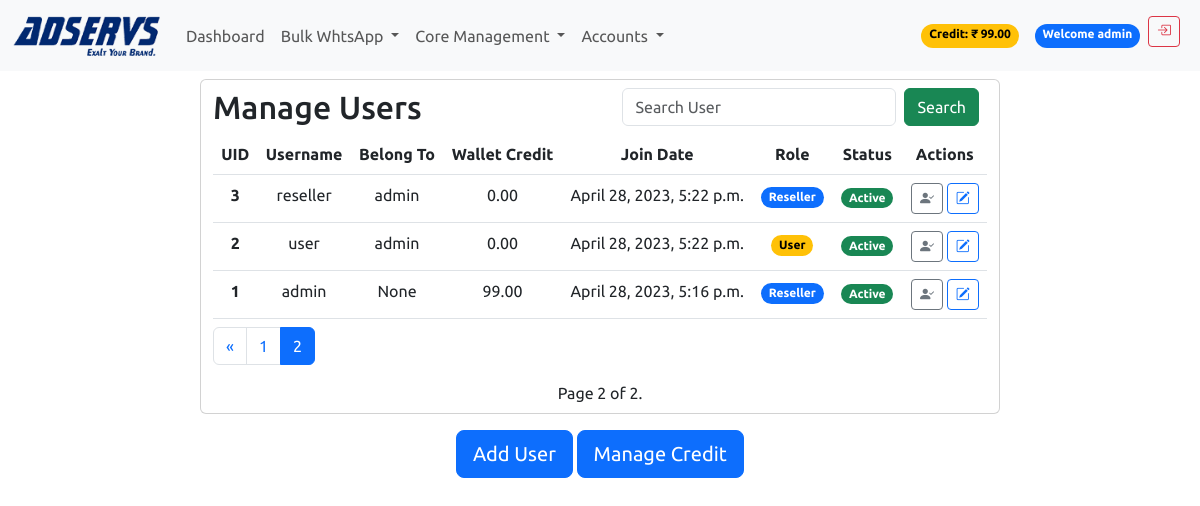
/manageUsers/?page_number=2 (signed in), run on an earlier commit of the app's database.
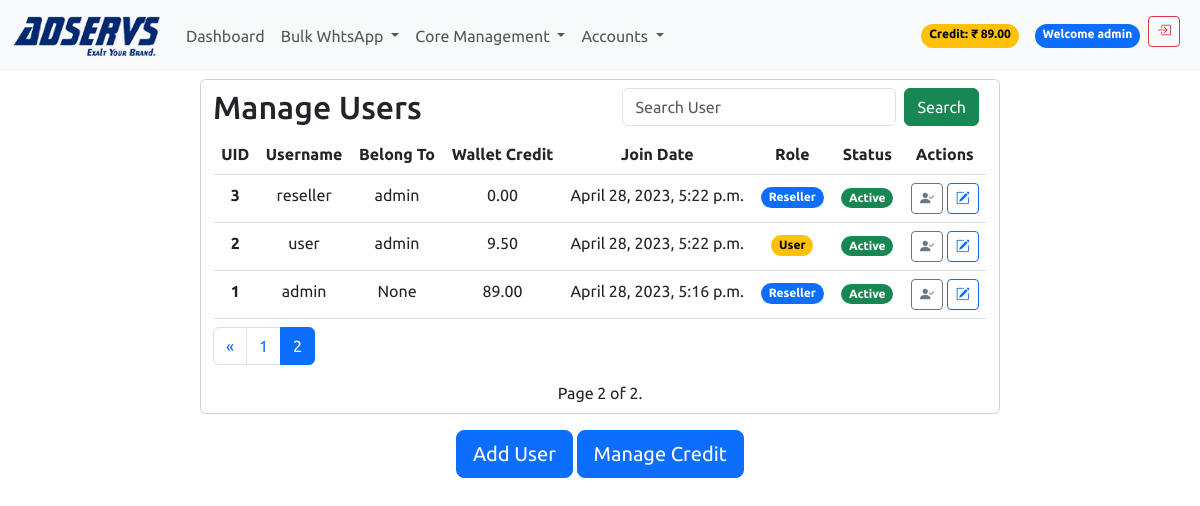
And on a later commit of the database.
### accounts/models.py (models this page shows, shortened)
class Account(AbstractBaseUser):
    email = models.EmailField(unique=True)
    username = models.CharField(unique=True, max_length=20)
    first_name = models.CharField(max_length=50)
    last_name = models.CharField(max_length=50)
    phone_number = models.CharField(max_length=50)
    company_name = models.CharField(max_length=50)
    gst_number = models.CharField(max_length=50)
    address = models.CharField(max_length=50)
    city = models.CharField(max_length=50)
    state = models.CharField(max_length=50)
    pincode = models.CharField(max_length=50)
    country = models.CharField(max_length=50)
    date_joined = models.DateTimeField(auto_now_add=True)
    last_login = models.DateTimeField(auto_now_add=True)
    is_active = models.BooleanField(default=True)
    is_staff = models.BooleanField(default=False)
    is_superuser = models.BooleanField(default=False)
    is_reseller = models.BooleanField(default=False)
    whtsapp_app = models.BooleanField(default=True)
    voice_app = models.BooleanField(default=False)
    reseller = models.ForeignKey('self', on_delete=models.CASCADE, null=True, blank=True, related_name='belongs_to')
    wallet_balance = models.DecimalField(max_digits=10, decimal_places=2, default=0)
    objects = AccountManager()
    USERNAME_FIELD = 'email'
    REQUIRED_FIELDS = ['username']
    def __str__(self):
        return self.username

### usermanagement/views.py (the view)
# urls.py: path('manageUsers/', views.manage_users, name='manageUsers'),
@login_required(login_url=my_login_url)
def manage_users(request):
    reseller = request.user
    if not reseller.is_reseller:
        return HttpResponseForbidden()
    if request.user.is_superuser:
        users = Account.objects.all().order_by('-date_joined')
    elif request.user.is_reseller:
        users = Account.objects.filter(reseller=request.user).order_by('-date_joined')
    else:
        users = Account.objects.filter(id=request.user.id).order_by('-date_joined')
    search_query = request.GET.get('q')
    if search_query:
        users = users.filter(
            Q(id__icontains=search_query)|
            Q(username__icontains=search_query)
            )
    page_number = request.GET.get('page_number', 1)
    users_per_page = 5
    paginator = Paginator(users, users_per_page)
    try:
        users = paginator.page(page_number)
    except PageNotAnInteger:
        users = paginator.page(1)
    except EmptyPage:
        users = paginator.page(paginator.num_pages)
    context = {
        'reseller': reseller,
        'users': users,
        "site": "Manage Users",
        }
    return render(request, 'usermanagement/manage_users.html', context)

### templates/usermanagement/manage_users.html (shortened to what this page needs)
{% extends 'base.html' %}
{% load static %}
{% block content %}
{% include 'includes/navbar.html' %}
<div class="container table-responsive text-center card col-sm-8 my-2 py-2">
  <h2 class="d-flex align-items-center justify-content-between">Manage Users
    <form class="d-flex align-items-center" method="GET" action="">
      <div class="form-group">
        <input type="search" name="q" class="form-control" placeholder="Search User">
      </div>
      <button type="submit" class="btn btn-success mx-2">Search</button>
    </form>
  </h2>
  <table class="table m-auto table-hover mb-2">
    <thead>
      <tr>
        <th scope="col">UID</th>
        <th scope="col">Username</th>
        <th scope="col">Belong To</th>
        <th scope="col">Wallet Credit</th>
        <th scope="col">Join Date</th>
        <th scope="col">Role</th>
        <th scope="col">Status</th>
        <th scope="col">Actions</th>
      </tr>
    </thead>
    {% if users %}
    {% for user in users %}
    <tbody>
      <tr>
        <th scope="row">{{ user.id }}</th>
        <td>{{ user.username }}</td>
        <td>{{ user.reseller }}</td>
        <td>{{ user.wallet_balance }}</td>
        <td>{{ user.date_joined }}</td>
        <td>
          {% if user.is_reseller %}
            <span class="badge rounded-pill text-bg-primary">Reseller</span>
          {% else %}
            <span class="badge rounded-pill text-bg-warning">User</span>{% endif %}
        </td>
        <td>
          <form action="{% url 'updateUserStatus' user.id %}" method="POST">
            {% if user.is_active %}
            <button type="submit" class="btn btn-link p-0" data-user-id="{{ user.id }}"
              data-status="{{ user.is_active }}"
              onclick="return confirm('Are you sure you want to inactivate this user?')">
              <span class="badge rounded-pill text-bg-success">Active</span>
            </button>
            {% else %}
            <button type="submit" class="btn btn-link p-0" data-user-id="{{ user.id }}"
              data-status="{{ user.is_active }}"
              onclick="return confirm('Are you sure you want to activate this user?')">
              <span class="badge rounded-pill text-bg-danger">Inactive</span>
            </button>
            {% endif %}
          </form>
        </td>
        <td>
          <a target="_incognito" href="{% url 'loginAsUser' user.id %}" class="btn btn-outline-secondary btn-sm"
          data-bs-toggle="tooltip" data-bs-placement="top" data-bs-title="Login As User">
            <i class="bi bi-person-check-fill"></i>
          </a>
          <button class="btn btn-outline-primary btn-sm" type="button" data-bs-toggle="offcanvas"
          data-bs-target="#offcanvasRight" aria-controls="offcanvasRight">
            <i class="bi bi-pencil-square" data-bs-toggle="tooltip" data-bs-placement="top" data-bs-title="Assign Permissions"></i>
          </button>
        </td>
      </tr>
    </tbody>
    {% endfor %}
    {% endif %}
  </table>
  <nav aria-label="Page navigation example">
    <ol class="pagination">
      {% if users.has_previous %}
      <li class="page-item">
        <a class="page-link" href="{% url 'manageUsers' %}?page_number={{ users.previous_page_number }}"
          aria-label="Previous">
          <span aria-hidden="true">&laquo;</span>
        </a>
      </li>
      {% endif %}
      {% for num in users.paginator.page_range %}
      {% if num == users.number %}
      <li class="page-item active"><a class="page-link" href="#">{{ num }}</a></li>
      {% elif num > users.number|add:-3 and num < users.number|add:3 %} <li class="page-item"><a class="page-link"
          href="{% url 'manageUsers' %}?page_number={{ num }}">{{ num }}</a></li>
        {% endif %}
        {% endfor %}
    </ol>
    <span class="current">
      Page {{ users.number }} of {{ users.paginator.num_pages }}.
    </span>
  </nav>
</div>
<div class="container text-center py-2">
  <a class="btn btn-lg btn-primary" href="{% url 'register' %}">Add User</a>
  <a class="btn btn-lg btn-primary" href="{% url 'creditDebit' %}">Manage Credit</a>
</div>
{% endblock %}

### templates/includes/navbar.html (shortened to what this page needs)
{% load static %}
<nav class="navbar navbar-expand-lg bg-body-tertiary sticky-top">
    <div class="container-fluid">
        <a class="navbar-brand" href="{% url 'index' %}">
            <img src="{% static 'assets/img/logo.png' %}" alt="AdServs" width="150" height="45">
        </a>
        <div class="collapse navbar-collapse" id="navbarSupportedContent">
            <ul class="navbar-nav me-auto mb-2 mb-lg-0 flex-grow-1">
                <li class="nav-item">
                    <a class="nav-link" aria-current="page" href="{% url 'index' %}">Dashboard</a>
                </li>
                {% if request.user.whtsapp_app %}
                <li class="nav-item dropdown">
                    <a class="nav-link dropdown-toggle" href="#" role="button" data-bs-toggle="dropdown"
                        aria-expanded="false">
                        Bulk WhtsApp
                    </a>
                </li>
                {% endif %}
                {% if request.user.is_reseller %}
                <li class="nav-item dropdown">
                    <a class="nav-link dropdown-toggle" href="#" role="button" data-bs-toggle="dropdown"
                        aria-expanded="false">
                        Core Management
                    </a>
                </li>
                {% endif %}
                <li class="nav-item dropdown">
                    <a class="nav-link dropdown-toggle" href="#" role="button" data-bs-toggle="dropdown"
                        aria-expanded="false">
                        Accounts
                    </a>
                </li>
                <div class="d-flex ms-auto">
                    {% if user.is_authenticated %}
                    <li class="nav-item px-4"></li>
                        <span class="badge rounded-pill text-bg-warning my-2">Credit: ₹ {{ user.wallet_balance }}</span>
                    <li class="nav-item px-2"></li>
                        <span class="badge rounded-pill text-bg-primary my-2">Welcome {{ user.username }}</span>
                    <li class="nav-item px-2">
                        <a href="{% url 'logout' %}" class="btn btn-sm btn-outline-danger"
                        data-bs-toggle="tooltip" data-bs-placement="top" data-bs-title="Logout">
                          <i class="bi bi-box-arrow-in-right"></i>
                        </a>
                    </li>
                    {% endif %}
                </div>
            </ul>
        </div>
    </div>
</nav>

What changed in the data, as far as the page shows it:
changed Account "None": wallet_balance "99.00" → "89.00"
changed Account "user": wallet_balance "0.00" → "9.50"
